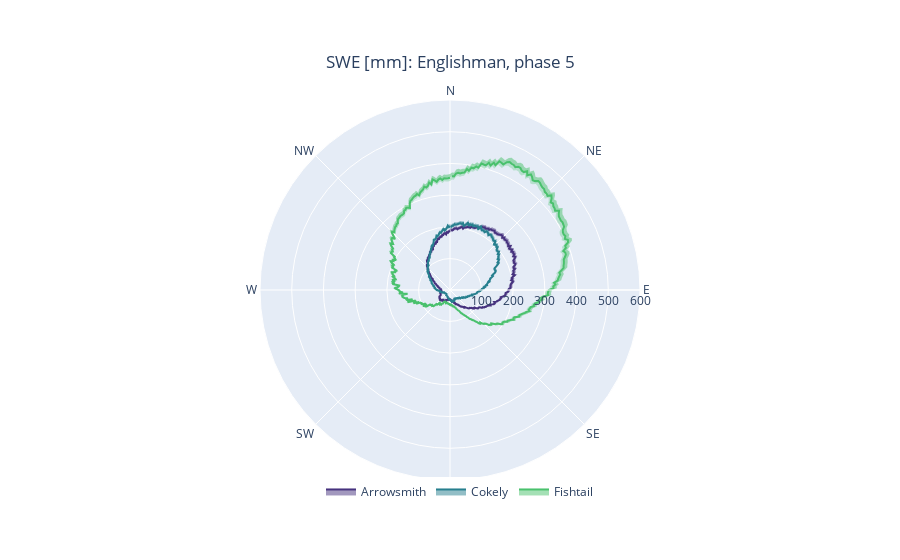
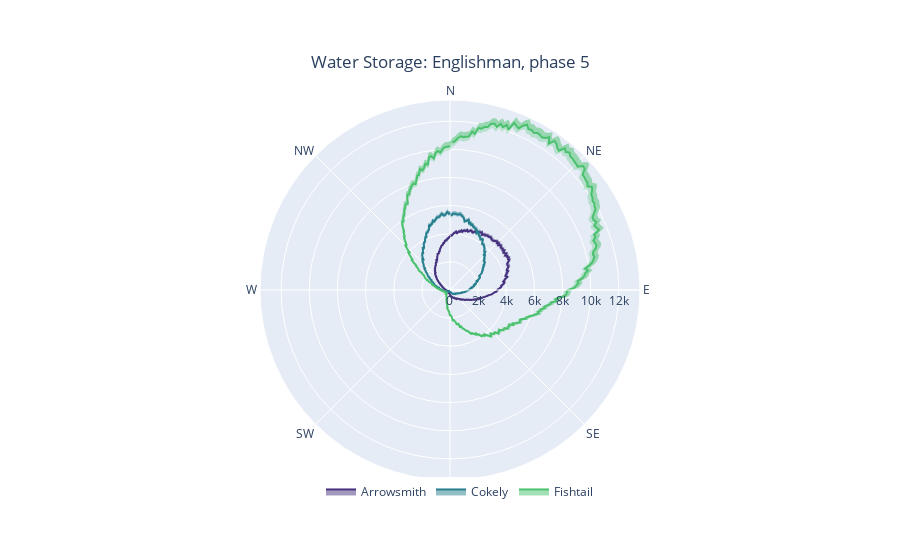

Write notebook code for charts like these, in order.
### Code cell
#File loop used to iterate over the basin shapefiles and run through analysis
print("processing.." + str(watershed) + " " + str(phase))
zbin_append = []
asp_append = []

for file in os.listdir(basin_directory):
    filename = os.fsdecode(file)
    if filename.endswith(".shp"):
        #drop suffix ".shp", format for titles
        basin_name = filename[:-4].capitalize()
        
        print("processing.. " + str(basin_name))
        basin = os.path.join(basin_directory, filename)
        #create mask coordinates from the sub-basin
        mask_coords = coords(basin)
        
        #convert bare earth,aspect, and snow depth tiffs to raster array
        be_dem_ravel = open_masked_raster_array(be_directory)
        aspect_ravel = open_masked_raster_array(aspect_directory)
        snow_depth_ravel = open_masked_raster_array(snow_depth_directory)
        
        # Convert the unravelled arrays into a dataframe form
        array_df = array_to_df(be_dem_ravel,aspect_ravel,snow_depth_ravel)
        
        #calculate the swe and water volume
        swecalc_df = swe_calc(array_df,meta_df,phase)
        
        #generate binned tables for graphs
        zbin = stats("zbin", basin_name, swecalc_df,wshed,phase)
        zbin_append.append(zbin)
        aspect = stats("Aspect",basin_name, swecalc_df,wshed,phase)
        
        #This is generating aspect based on degree value for polar plot
        asp = stats("Asp", basin_name, swecalc_df,wshed,phase)
        asp_append.append(asp)
        
        #generate pivot table and heat map
        pivot_heatmap(swecalc_df,watershed,wshed,phase,basin_name)


#concanate all zbin and aspect tables for graphing, export to csv
zbin_append = pd.concat(zbin_append)
zbin_append.to_csv("outputs/{}_{}_zbin.csv".format(wshed,phase))

asp_append = pd.concat(asp_append)
asp_append.to_csv("outputs/{}_{}_asp.csv".format(wshed,phase))

#generate zbin line graph
zbin_graph(zbin_append,watershed,wshed,phase,"swe_mm","swe_hm","swe_lm",100,"SWE [mm]")
zbin_graph(zbin_append,watershed,wshed,phase,"water_vol","upper_wv","lower_wv",100,"Water Storage [$m^{3}$]")

#generate aspect polar plot
polar_plot(asp_append,"swe_mm","swe_hm","swe_lm",watershed,wshed,phase,"SWE [mm]")
polar_plot(asp_append,"water_vol","upper_wv","lower_wv",watershed,wshed,phase,"Water Storage")

### Figure 1 — Plotly figure (JSON) as saved in the notebook; plotly's stock layout.template omitted (floating-point values rounded to 4 significant figures; data arrays with more than 128 entries replaced by an {"elided": "..."} marker saying what was removed)
{"data": [{"line": {"color": "rgba(44, 160, 44, 0)"}, "mode": "lines", "r": {"elided": "360 float values"}, "showlegend": false, "theta": {"elided": "360 int values"}, "type": "scatterpolar"}, {"fill": "tonext", "line": {"color": "#46327e"}, "mode": "lines", "name": "Arrowsmith", "r": {"elided": "360 float values"}, "theta": {"elided": "360 int values"}, "type": "scatterpolar"}, {"fill": "tonext", "fillcolor": "rgba(70, 50, 126, 0.3)", "mode": "none", "r": {"elided": "360 float values"}, "showlegend": false, "theta": {"elided": "360 int values"}, "type": "scatterpolar"}, {"line": {"color": "rgba(44, 160, 44, 0)"}, "mode": "lines", "r": {"elided": "360 float values"}, "showlegend": false, "theta": {"elided": "360 int values"}, "type": "scatterpolar"}, {"fill": "tonext", "line": {"color": "#277f8e"}, "mode": "lines", "name": "Cokely", "r": {"elided": "360 float values"}, "theta": {"elided": "360 int values"}, "type": "scatterpolar"}, {"fill": "tonext", "fillcolor": "rgba(39, 127, 142, 0.3)", "mode": "none", "r": {"elided": "360 float values"}, "showlegend": false, "theta": {"elided": "360 int values"}, "type": "scatterpolar"}, {"line": {"color": "rgba(44, 160, 44, 0)"}, "mode": "lines", "r": {"elided": "360 float values"}, "showlegend": false, "theta": {"elided": "360 int values"}, "type": "scatterpolar"}, {"fill": "tonext", "line": {"color": "#4ac16d"}, "mode": "lines", "name": "Fishtail", "r": {"elided": "360 float values"}, "theta": {"elided": "360 int values"}, "type": "scatterpolar"}, {"fill": "tonext", "fillcolor": "rgba(74, 193, 109, 0.3)", "mode": "none", "r": {"elided": "360 float values"}, "showlegend": false, "theta": {"elided": "360 int values"}, "type": "scatterpolar"}], "layout": {"legend": {"orientation": "h", "x": 0.7, "xanchor": "right", "y": 0.008, "yanchor": "top"}, "polar": {"angularaxis": {"direction": "clockwise", "dtick": 45, "rotation": 90, "thetaunit": "degrees", "tickmode": "array", "ticktext": ["N", "NE", "E", "SE", "S", "SW", "W", "NW"], "tickvals": [0, 45, 90, 135, 180, 225, 270, 315]}, "radialaxis": {"range": [1, 600]}}, "title": {"text": "SWE [mm]: Englishman, phase 5", "x": 0.5, "xanchor": "center", "y": 0.9, "yanchor": "top"}}}

### Figure 2 — Plotly figure (JSON) as saved in the notebook; plotly's stock layout.template omitted (floating-point values rounded to 4 significant figures; data arrays with more than 128 entries replaced by an {"elided": "..."} marker saying what was removed)
{"data": [{"line": {"color": "rgba(44, 160, 44, 0)"}, "mode": "lines", "r": {"elided": "360 float values"}, "showlegend": false, "theta": {"elided": "360 int values"}, "type": "scatterpolar"}, {"fill": "tonext", "line": {"color": "#46327e"}, "mode": "lines", "name": "Arrowsmith", "r": {"elided": "360 float values"}, "theta": {"elided": "360 int values"}, "type": "scatterpolar"}, {"fill": "tonext", "fillcolor": "rgba(70, 50, 126, 0.3)", "mode": "none", "r": {"elided": "360 float values"}, "showlegend": false, "theta": {"elided": "360 int values"}, "type": "scatterpolar"}, {"line": {"color": "rgba(44, 160, 44, 0)"}, "mode": "lines", "r": {"elided": "360 float values"}, "showlegend": false, "theta": {"elided": "360 int values"}, "type": "scatterpolar"}, {"fill": "tonext", "line": {"color": "#277f8e"}, "mode": "lines", "name": "Cokely", "r": {"elided": "360 float values"}, "theta": {"elided": "360 int values"}, "type": "scatterpolar"}, {"fill": "tonext", "fillcolor": "rgba(39, 127, 142, 0.3)", "mode": "none", "r": {"elided": "360 float values"}, "showlegend": false, "theta": {"elided": "360 int values"}, "type": "scatterpolar"}, {"line": {"color": "rgba(44, 160, 44, 0)"}, "mode": "lines", "r": {"elided": "360 float values"}, "showlegend": false, "theta": {"elided": "360 int values"}, "type": "scatterpolar"}, {"fill": "tonext", "line": {"color": "#4ac16d"}, "mode": "lines", "name": "Fishtail", "r": {"elided": "360 float values"}, "theta": {"elided": "360 int values"}, "type": "scatterpolar"}, {"fill": "tonext", "fillcolor": "rgba(74, 193, 109, 0.3)", "mode": "none", "r": {"elided": "360 float values"}, "showlegend": false, "theta": {"elided": "360 int values"}, "type": "scatterpolar"}], "layout": {"legend": {"orientation": "h", "x": 0.7, "xanchor": "right", "y": 0.008, "yanchor": "top"}, "polar": {"angularaxis": {"direction": "clockwise", "dtick": 45, "rotation": 90, "thetaunit": "degrees", "tickmode": "array", "ticktext": ["N", "NE", "E", "SE", "S", "SW", "W", "NW"], "tickvals": [0, 45, 90, 135, 180, 225, 270, 315]}, "radialaxis": {"range": [1, 13500]}}, "title": {"text": "Water Storage: Englishman, phase 5", "x": 0.5, "xanchor": "center", "y": 0.9, "yanchor": "top"}}}
